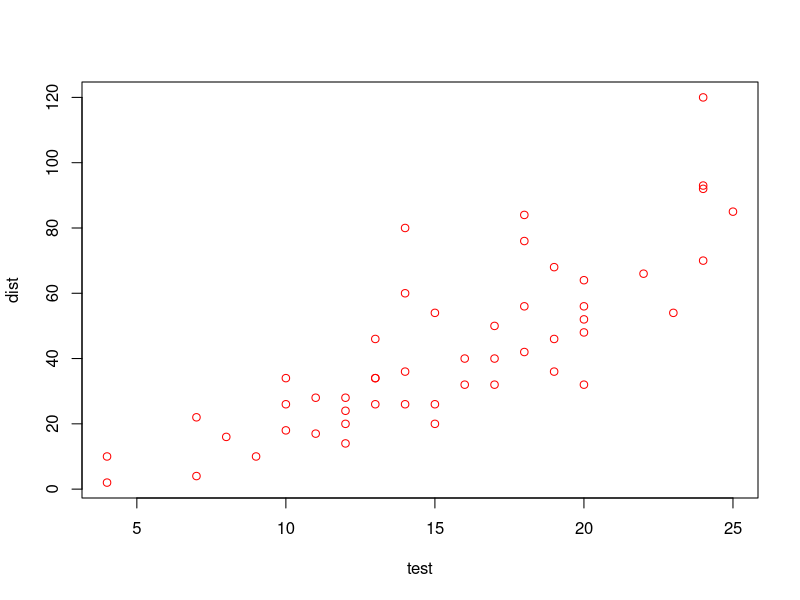

Generate this figure with R:
## ---- chunk 1
knitr::opts_chunk$set(echo = TRUE)
## ---- chunk 2
plot(cars, col = "red", xlab = "test")
## ---- chunk 3
summary(cars)
